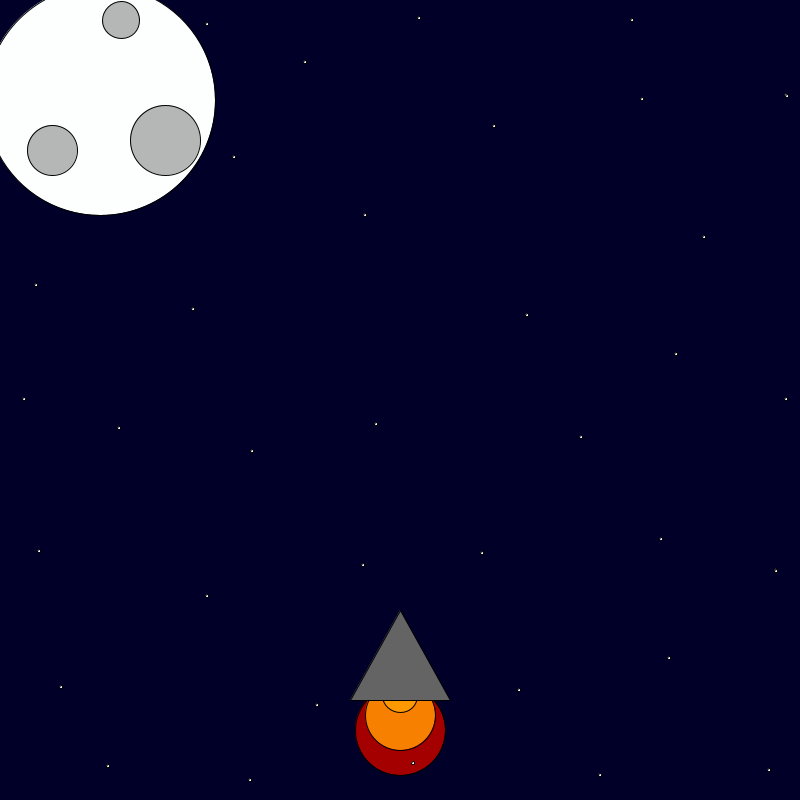
Frame 1 (no input)
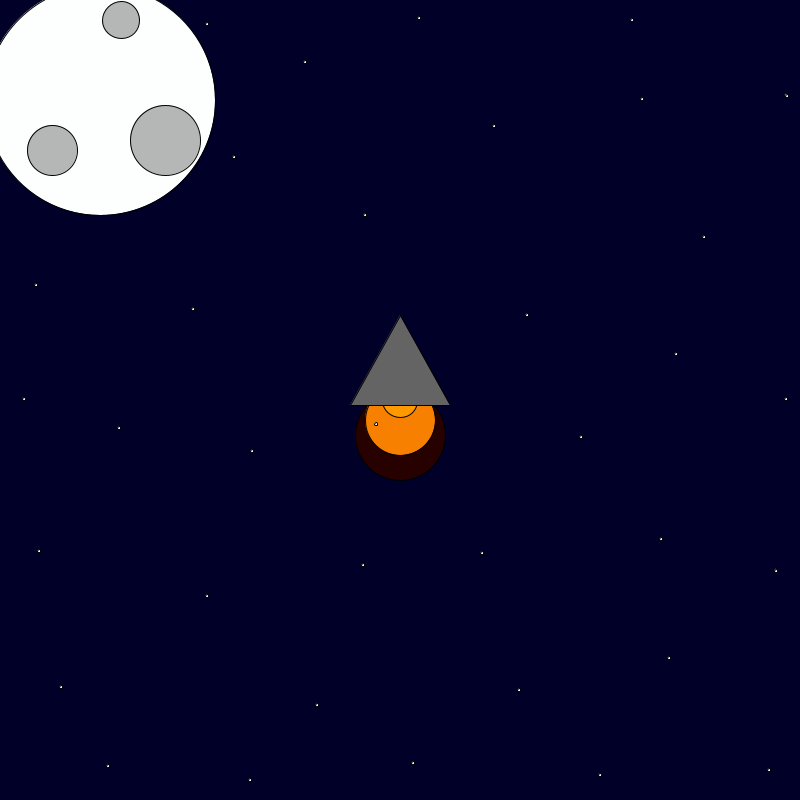
Frame 60 (the mouse pressed at the canvas centre just before this capture)
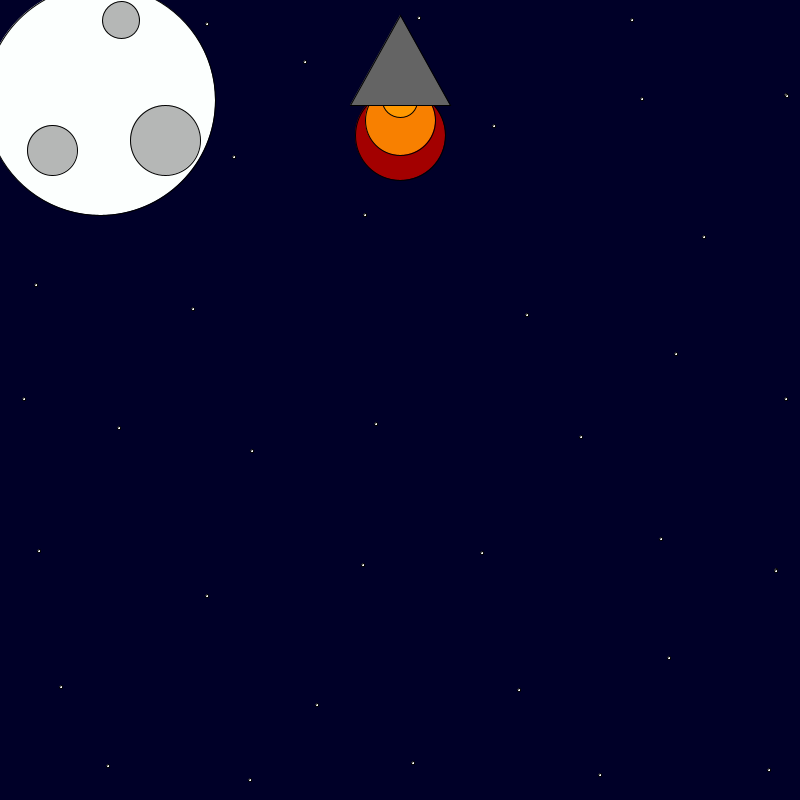
Frame 120 (the mouse held since frame 60 and released just before this capture)

The Processing sketch that drew these frames (run headless with seeded random() and noise(); from frame 60 on, the mouse is pressed at the canvas centre):

// Processing sketch: rocket_ship
// ── rocket_ship.pde
int x = 400; 
int y = 600; 

void setup() {
    size(800, 800);
    
}

void draw() {
  if (mousePressed) {
     System.out.println(mouseX+" "+mouseY);
  }
    background(0, 0, 40); 
    fill(random(255), 0, 0);
    ellipse(x, y + 130, 90, 90);
    fill(248, 128, 0);
    ellipse(x, y + 115, 70, 70);
    fill(255, 153, 0);
    ellipse(x, y + 95, 35, 35);
    fill(100, 100, 100);
    triangle(x, y + 10, x + 50, y + 100, x - 50, y + 100);
    fill (#FCFFFE);
    ellipse(100,100, 230,230);
    fill (#B5B7B6);
    ellipse(165,140, 70,70);
    ellipse(52,150, 50,50);
    ellipse(121,20, 37,37);
    fill (#FFFFFF);
    ellipse(193,309, 3,3);
    ellipse(119,428, 3,3);
    ellipse(207,596, 3,3);
    ellipse(519,690, 3,3);
    ellipse(527,315, 3,3);
    ellipse(527,315, 3,3);
    ellipse(642,99, 3,3);
    ellipse(704,237, 3,3);
    ellipse(676,354, 3,3);
    ellipse(661,539, 3,3);
    ellipse(365,215, 3,3);
    ellipse(365,215, 3,3);
    ellipse(61,687, 3,3);
    ellipse(250,780, 3,3);
    ellipse(769,770, 3,3);
    ellipse(376,424, 3,3);
    ellipse(305,62, 3,3);
    ellipse(494,126, 3,3);
    ellipse(632,20, 3,3);
    ellipse(786,95, 3,3);
    ellipse(787,96, 3,3);
    ellipse(786,399, 3,3);
    ellipse(776,570, 3,3);
    ellipse(776,571, 3,3);
    ellipse(600,775, 3,3);
    ellipse(317,705, 3,3);
    ellipse(482,553, 3,3);
    ellipse(36,285, 3,3);
    ellipse(39,551, 3,3);
    ellipse(419,18, 3,3);
    ellipse(234,157, 3,3);
    ellipse(24,399, 3,3);
    ellipse(108,766, 3,3);
    ellipse(207,24, 3,3);
    ellipse(413,763, 3,3);
    ellipse(363,565, 3,3);
    ellipse(252,451, 3,3);
    ellipse(581,437, 3,3);
    ellipse(669,658, 3,3);
    y-=5;
}
